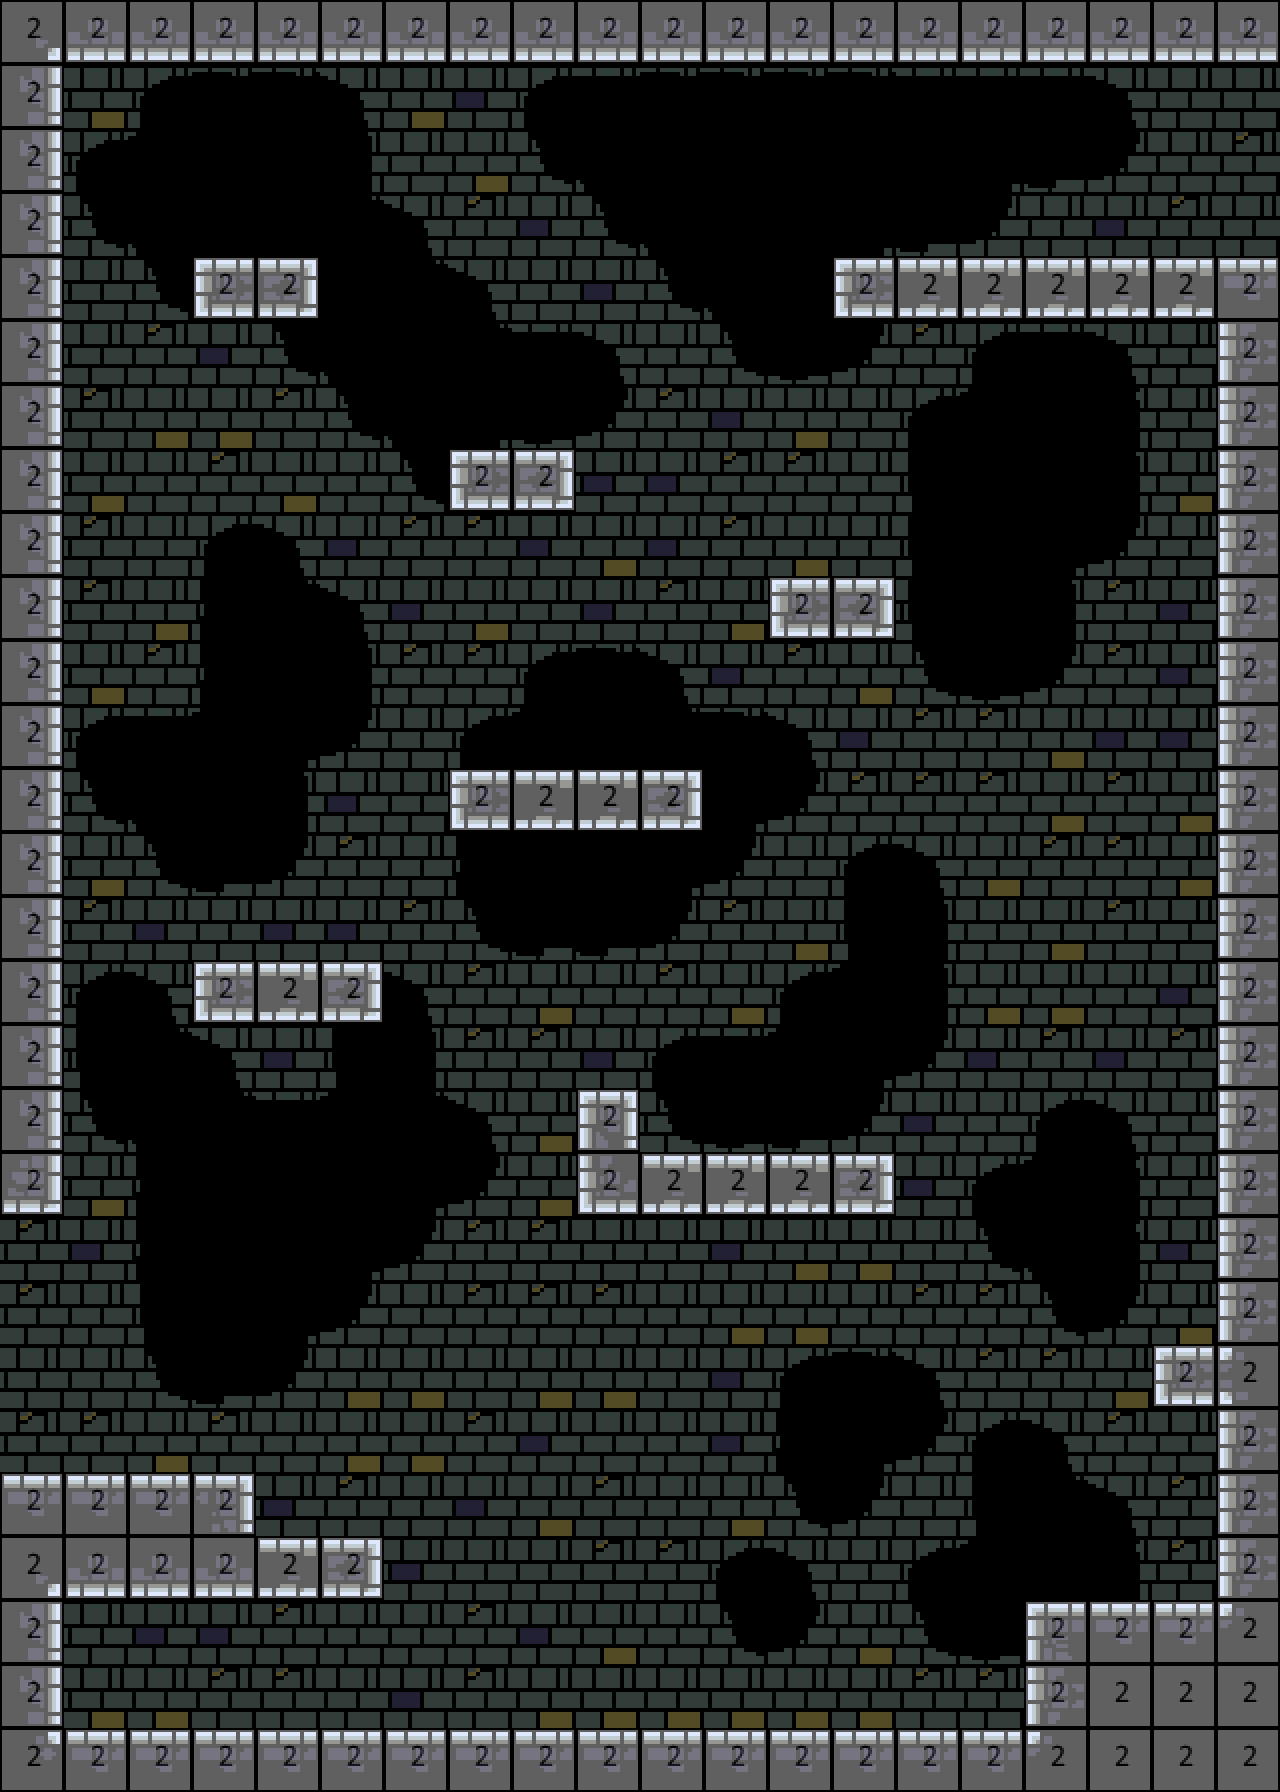

This game map was drawn from its Tiled (.tmx) file and the tilesets committed beside it. A one-line description and the full map source follow:
An orthogonal 20x28 tile map with 64x64 px tiles, 3 tile layers (bg, mg, collision), 2 tilesets and 12 objects (5x wallgun, 2x open, 4_3, 4, 2_3, ...).

<map version="2017.05.26" orientation="orthogonal" renderorder="right-down" width="20" height="28" tilewidth="64" tileheight="64" nextobjectid="46">
 <tileset firstgid="1" name="stonetileset" tilewidth="64" tileheight="64" tilecount="144" columns="8">
  <image source="stonetileset.png" width="512" height="1152" />
  <terraintypes>
   <terrain name="stoneBG" tile="0" />
  </terraintypes>
  <tile id="77" terrain=",,,0" />
  <tile id="78" terrain=",,0,0" />
  <tile id="79" terrain=",,0," />
  <tile id="85" terrain=",0,,0" />
  <tile id="86" terrain="0,0,0,0" />
  <tile id="87" terrain="0,,0," />
  <tile id="93" terrain=",0,," />
  <tile id="94" terrain="0,0,," />
  <tile id="95" terrain="0,,," />
  <tile id="101" terrain="0,0,0,0" />
  <tile id="102" terrain="0,0,0,0" />
  <tile id="103" terrain="0,0,0,0" />
  <tile id="109" terrain="0,0,0," />
  <tile id="110" terrain="0,0,," />
  <tile id="111" terrain="0,0,,0" />
  <tile id="117" terrain="0,,0," />
  <tile id="119" terrain=",0,,0" />
  <tile id="125" terrain="0,,0,0" />
  <tile id="126" terrain=",,0,0" />
  <tile id="127" terrain=",0,0,0" />
 </tileset>
 <tileset firstgid="145" name="64blocks" tilewidth="64" tileheight="64" tilecount="10" columns="10">
  <image source="64blocks.png" width="640" height="64" />
 </tileset>
 <layer name="bg" width="20" height="28">
  <data encoding="csv">
102,103,102,103,104,87,103,87,102,102,87,87,104,104,104,87,87,103,87,87,
104,103,110,95,95,112,103,102,110,111,95,95,95,95,111,111,111,112,87,87,
103,110,96,0,0,120,87,103,126,80,0,0,0,0,0,78,79,128,87,104,
103,126,80,0,0,94,112,104,102,126,80,0,0,78,79,128,87,102,104,87,
102,87,126,79,80,0,94,112,87,102,126,80,0,120,103,87,104,87,102,87,
102,87,104,102,126,80,0,94,111,112,87,126,127,128,104,110,111,112,87,104,
104,104,103,103,104,126,80,78,127,128,104,102,103,87,110,96,0,86,87,87,
87,103,87,104,103,87,126,128,87,102,102,104,104,87,118,0,0,120,103,104,
87,104,87,110,112,102,104,104,102,103,102,104,103,87,118,0,78,128,87,104,
104,104,103,88,94,112,102,103,87,102,104,103,104,103,118,0,120,104,102,103,
104,103,104,88,0,120,104,104,110,95,112,102,104,103,126,127,128,104,102,87,
87,110,111,96,78,128,87,110,96,0,94,95,112,102,104,104,103,102,102,104,
103,126,80,0,120,102,87,118,0,0,0,78,128,104,104,104,103,104,103,103,
103,103,126,79,128,104,87,88,0,0,78,128,87,110,112,103,104,104,103,102,
102,104,102,87,102,102,104,126,79,79,128,104,103,118,120,87,103,104,87,103,
102,110,112,102,104,110,112,104,103,87,104,103,110,96,120,103,103,87,102,87,
102,118,94,112,102,118,120,104,104,102,110,111,96,78,128,102,104,102,104,102,
103,126,80,94,111,96,94,112,103,102,126,127,79,128,102,87,110,112,87,103,
102,103,88,0,0,0,78,128,103,102,102,104,102,102,102,110,96,86,87,102,
104,102,88,0,0,78,128,104,104,87,87,102,103,103,87,126,80,86,102,102,
104,87,118,0,78,128,87,104,104,104,87,103,103,87,104,104,126,128,103,104,
87,87,126,79,128,103,103,87,103,103,87,102,110,95,112,104,104,103,102,103,
104,104,103,104,87,103,103,104,102,87,87,102,88,78,128,110,112,104,87,104,
87,104,103,102,102,104,87,102,103,104,87,103,126,128,87,118,94,112,104,103,
102,102,102,104,102,102,102,87,87,104,104,110,112,87,110,96,0,86,104,103,
104,87,102,102,104,87,87,104,102,103,87,126,128,103,126,127,127,128,102,104,
87,103,103,104,104,87,102,104,103,103,103,103,103,103,104,104,103,102,102,104,
102,87,103,87,103,87,103,104,103,87,87,104,102,102,103,87,104,102,103,103
</data>
 </layer>
 <layer name="mg" width="20" height="28">
  <data encoding="csv">
54,91,91,91,91,91,91,91,91,91,91,91,91,91,91,91,91,91,91,91,
84,0,0,0,0,0,0,0,0,0,0,0,0,0,0,0,0,0,0,0,
84,0,0,0,0,0,0,0,0,0,0,0,0,0,0,0,0,0,0,0,
84,0,0,0,0,0,0,0,0,0,0,0,0,0,0,0,0,0,0,0,
84,0,0,62,64,0,0,0,0,0,0,0,0,62,99,99,99,99,99,75,
84,0,0,0,0,0,0,0,0,0,0,0,0,0,0,0,0,0,0,82,
84,0,0,0,0,0,0,0,0,0,0,0,0,0,0,0,0,0,0,82,
84,0,0,0,0,0,0,62,64,0,0,0,0,0,0,0,0,0,0,82,
84,0,0,0,0,0,0,0,0,0,0,0,0,0,0,0,0,0,0,82,
84,0,0,0,0,0,0,0,0,0,0,0,62,64,0,0,0,0,0,82,
84,0,0,0,0,0,0,0,0,0,0,0,0,0,0,0,0,0,0,82,
84,0,0,0,0,0,0,0,0,0,0,0,0,0,0,0,0,0,0,82,
84,0,0,0,0,0,0,62,99,99,64,0,0,0,0,0,0,0,0,82,
84,0,0,0,0,0,0,0,0,0,0,0,0,0,0,0,0,0,0,82,
84,0,0,0,0,0,0,0,0,0,0,0,0,0,0,0,0,0,0,82,
84,0,0,62,99,64,0,0,0,0,0,0,0,0,0,0,0,0,0,82,
84,0,0,0,0,0,0,0,0,0,0,0,0,0,0,0,0,0,0,82,
84,0,0,0,0,0,0,0,0,55,0,0,0,0,0,0,0,0,0,82,
92,0,0,0,0,0,0,0,0,90,99,99,99,64,0,0,0,0,0,82,
0,0,0,0,0,0,0,0,0,0,0,0,0,0,0,0,0,0,0,82,
0,0,0,0,0,0,0,0,0,0,0,0,0,0,0,0,0,0,0,82,
0,0,0,0,0,0,0,0,0,0,0,0,0,0,0,0,0,0,62,97,
0,0,0,0,0,0,0,0,0,0,0,0,0,0,0,0,0,0,0,82,
75,75,75,76,0,0,0,0,0,0,0,0,0,0,0,0,0,0,0,82,
54,91,91,91,99,64,0,0,0,0,0,0,0,0,0,0,0,0,0,82,
84,0,0,0,0,0,0,0,0,0,0,0,0,0,0,0,74,75,75,72,
84,0,0,0,0,0,0,0,0,0,0,0,0,0,0,0,82,83,83,83,
70,75,75,75,75,75,75,75,75,75,75,75,75,75,75,75,72,83,83,83
</data>
 </layer>
 <layer name="collision" width="20" height="28" opacity="0.38">
  <data encoding="csv">
146,146,146,146,146,146,146,146,146,146,146,146,146,146,146,146,146,146,146,146,
146,0,0,0,0,0,0,0,0,0,0,0,0,0,0,0,0,0,0,0,
146,0,0,0,0,0,0,0,0,0,0,0,0,0,0,0,0,0,0,0,
146,0,0,0,0,0,0,0,0,0,0,0,0,0,0,0,0,0,0,0,
146,0,0,146,146,0,0,0,0,0,0,0,0,146,146,146,146,146,146,146,
146,0,0,0,0,0,0,0,0,0,0,0,0,0,0,0,0,0,0,146,
146,0,0,0,0,0,0,0,0,0,0,0,0,0,0,0,0,0,0,146,
146,0,0,0,0,0,0,146,146,0,0,0,0,0,0,0,0,0,0,146,
146,0,0,0,0,0,0,0,0,0,0,0,0,0,0,0,0,0,0,146,
146,0,0,0,0,0,0,0,0,0,0,0,146,146,0,0,0,0,0,146,
146,0,0,0,0,0,0,0,0,0,0,0,0,0,0,0,0,0,0,146,
146,0,0,0,0,0,0,0,0,0,0,0,0,0,0,0,0,0,0,146,
146,0,0,0,0,0,0,146,146,146,146,0,0,0,0,0,0,0,0,146,
146,0,0,0,0,0,0,0,0,0,0,0,0,0,0,0,0,0,0,146,
146,0,0,0,0,0,0,0,0,0,0,0,0,0,0,0,0,0,0,146,
146,0,0,146,146,146,0,0,0,0,0,0,0,0,0,0,0,0,0,146,
146,0,0,0,0,0,0,0,0,0,0,0,0,0,0,0,0,0,0,146,
146,0,0,0,0,0,0,0,0,146,0,0,0,0,0,0,0,0,0,146,
146,0,0,0,0,0,0,0,0,146,146,146,146,146,0,0,0,0,0,146,
0,0,0,0,0,0,0,0,0,0,0,0,0,0,0,0,0,0,0,146,
0,0,0,0,0,0,0,0,0,0,0,0,0,0,0,0,0,0,0,146,
0,0,0,0,0,0,0,0,0,0,0,0,0,0,0,0,0,0,146,146,
0,0,0,0,0,0,0,0,0,0,0,0,0,0,0,0,0,0,0,146,
146,146,146,146,0,0,0,0,0,0,0,0,0,0,0,0,0,0,0,146,
146,146,146,146,146,146,0,0,0,0,0,0,0,0,0,0,0,0,0,146,
146,0,0,0,0,0,0,0,0,0,0,0,0,0,0,0,146,146,146,146,
146,0,0,0,0,0,0,0,0,0,0,0,0,0,0,0,146,146,146,146,
146,146,146,146,146,146,146,146,146,146,146,146,146,146,146,146,146,146,146,146
</data>
 </layer>
 <objectgroup name="zones">
  <object id="28" name="door" type="open" x="1167.36" y="212.121" width="27.2727" height="24.2424" />
  <object id="30" name="travel" type="4_3" x="1227.27" y="75.7576" width="33.3333" height="163.636" />
  <object id="31" name="d" type="4" x="1042.42" y="200" width="21.2121" height="33.3333" />
  <object id="32" name="travel" type="2_3" x="12.1212" y="1239.39" width="30.303" height="209.091" />
  <object id="33" name="d" type="2" x="142.424" y="1424.24" width="24.2424" height="33.3333" />
  <object id="36" name="enemy" type="wallgun" x="81.8182" y="1678.79" width="24.2424" height="27.2727" />
  <object id="37" name="enemy" type="wallgun" x="78.7879" y="1100" width="30.303" height="27.2727" />
  <object id="38" x="1630.3" y="927.273" />
  <object id="39" name="enemy" type="wallgun" x="1163.64" y="1103.03" width="30.303" height="36.3636">
   <properties>
    <property name="facing" value="left" />
   </properties>
  </object>
  <object id="41" name="enemy" type="wallgun" x="81.8182" y="715.152" width="24.2424" height="33.3333" />
  <object id="42" name="enemy" type="wallgun" x="1166.67" y="393.939" width="30.303" height="36.3636">
   <properties>
    <property name="facing" value="left" />
   </properties>
  </object>
  <object id="44" name="crystal" type="open" x="75.7576" y="196.97" width="30.303" height="21.2121" />
 </objectgroup>
</map>
